Frame 1 (no input): blank canvas, image omitted
Frame 60 (no input): blank canvas, image omitted
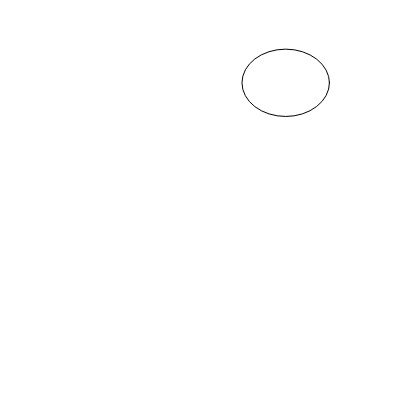
Frame 120 (the mouse pressed at the canvas centre since frame 60)

The p5.js sketch whose frames 1 and 60 were blank and that drew this single picture after the mouse press (run headless with seeded random() and noise() and a simulated clock; from frame 60 on, the mouse is pressed at the canvas centre):

// p5.js sketch
// ── sketch.js
class Coordinate{

    x;
    y;

    constructor(x, y){

        this.x = x
        this.y = y
    }

    isInBounds(x, y, w, h){

        if(this.x < x || this.x > x + w || this.y < y || this.y > y + h){

            return false
        } else {

            return true
        }
    }
}

let coordinate = new Coordinate(0, 0)

function setup(){

    createCanvas(400,400)

}

function draw(){

    coordinate.x = mouseX
    coordinate.y = mouseY
    //console.log(coordinate.x)
    //console.log(coordinate.y)
    //console.log(coordinate.isInBounds(0, 0, width, height))
}

function mousePressed(){

    if(coordinate.isInBounds(0, 0 ,width, height)){

        ellipse(random(0,width), random(0, height), random(50,100), random(50,100))
    }
}
